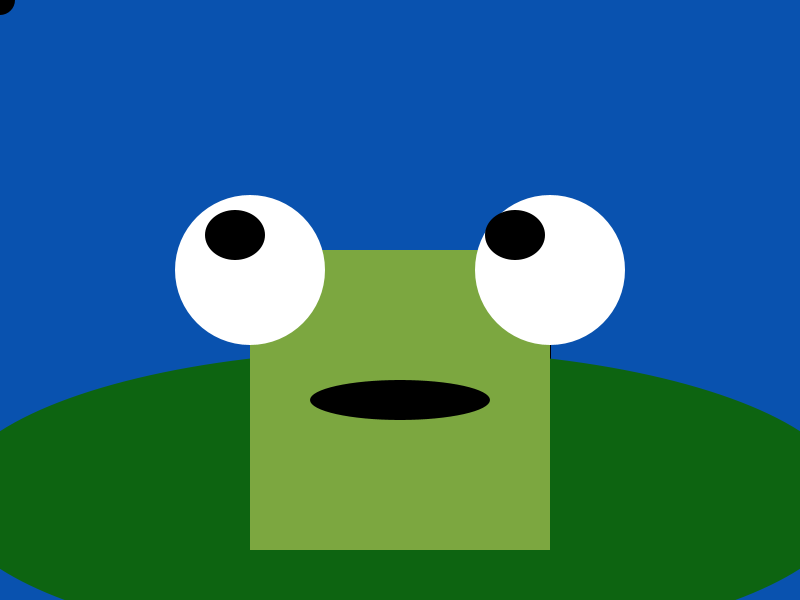
Frame 1 (no input)
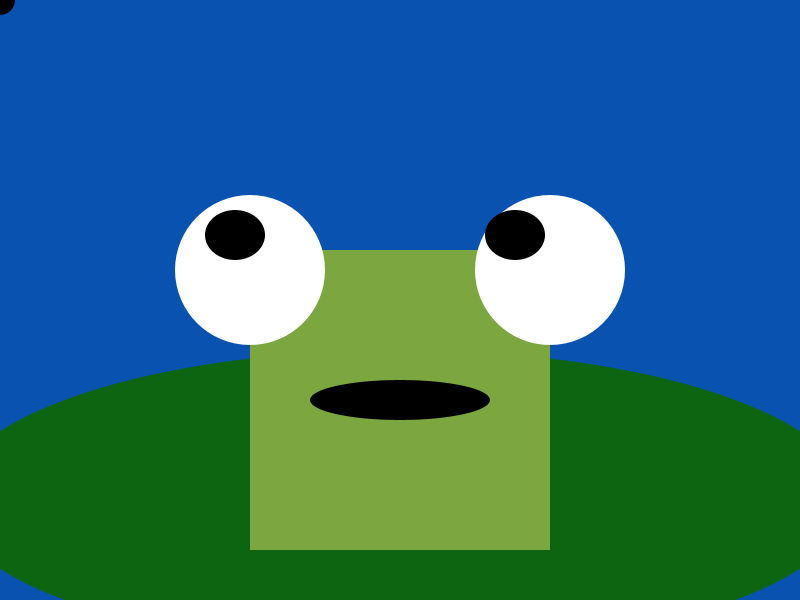
Frame 60 (the mouse pressed at the canvas centre just before this capture)
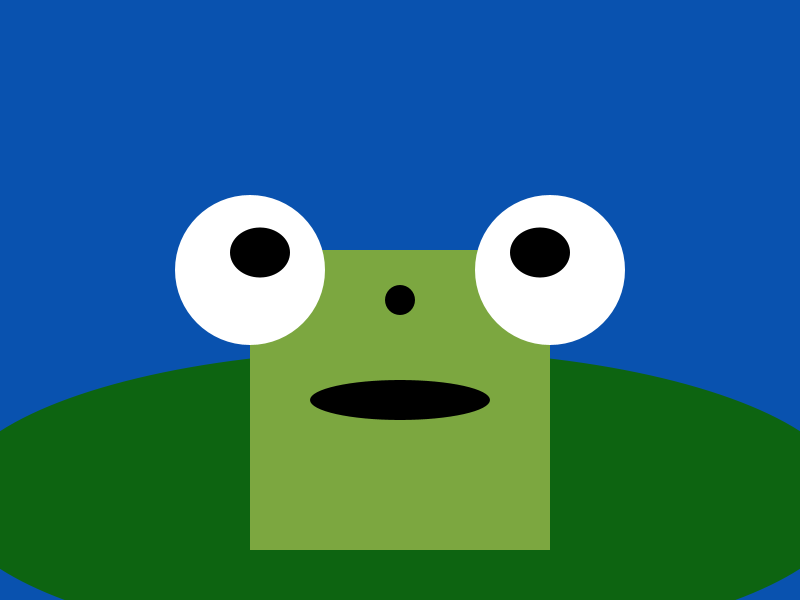
Frame 120 (the mouse held since frame 60 and released just before this capture)

The Processing sketch that drew these frames (run headless with seeded random() and noise(); from frame 60 on, the mouse is pressed at the canvas centre):

// Processing sketch: processing_82162
// ── processing_82162.pde

void setup() {
  size(800,600);
  
  
}


void draw() {
  
  background(9, 82, 175);
  fill(124,167,64);
  rect(250,250,300,300);
  noStroke(); 
  fill(13, 100, 17);
  ellipse(400,500,900,300);
  fill(124,167,64);
  rect(250,250,300,300);
  fill(255,255,255);
  ellipse(250,270,150,150);
  ellipse(550,270,150,150);
  fill(0);
  ellipse(400,400,180,40);
  fill(0);
  float pupilX = map(mouseX, 0, width, 235, 285);
  float pupilY = map(mouseY, 0, height, 235, 270);
  float pupilA = map(mouseX, 0, width,515, 565);
  ellipse(pupilX,pupilY,60,50);
  ellipse(pupilA,pupilY,60,50);
  ellipse(mouseX,mouseY,30,30);  //<--- supposed to be a fly
   

  }
